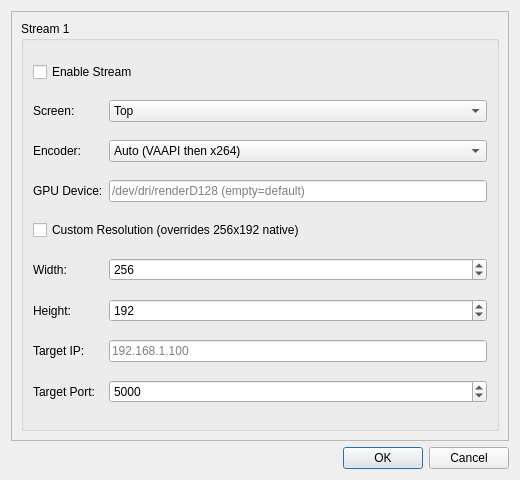
<?xml version="1.0" encoding="UTF-8"?>
<ui version="4.0">
 <class>StreamingSettingsDialog</class>
 <widget class="QDialog" name="StreamingSettingsDialog">
  <property name="geometry">
   <rect>
    <x>0</x>
    <y>0</y>
    <width>520</width>
    <height>480</height>
   </rect>
  </property>
  <property name="windowTitle">
   <string>Streaming settings - melonDS</string>
  </property>
  <layout class="QVBoxLayout" name="verticalLayout">
   <item>
    <widget class="QScrollArea" name="scrollArea">
     <property name="widgetResizable">
      <bool>true</bool>
     </property>
     <widget class="QWidget" name="scrollContents">
      <layout class="QVBoxLayout" name="scrollLayout">
       <item>
        <widget class="QGroupBox" name="stream1_group">
         <property name="title">
          <string>Stream 1</string>
         </property>
         <layout class="QGridLayout" name="gridLayout1">
          <item row="0" column="0" colspan="2">
           <widget class="QCheckBox" name="streaming_enabled_check">
            <property name="text">
             <string>Enable Stream</string>
            </property>
           </widget>
          </item>
          <item row="1" column="0">
           <widget class="QLabel" name="streaming_screen_label">
            <property name="text">
             <string>Screen:</string>
            </property>
           </widget>
          </item>
          <item row="1" column="1">
           <widget class="QComboBox" name="streaming_screen_combo">
            <item>
             <property name="text"><string>Top</string></property>
            </item>
            <item>
             <property name="text"><string>Bottom</string></property>
            </item>
           </widget>
          </item>
          <item row="2" column="0">
           <widget class="QLabel" name="streaming_encoder_label">
            <property name="text">
             <string>Encoder:</string>
            </property>
           </widget>
          </item>
          <item row="2" column="1">
           <widget class="QComboBox" name="streaming_encoder_combo">
            <item><property name="text"><string>Auto (VAAPI then x264)</string></property></item>
            <item><property name="text"><string>VAAPI</string></property></item>
            <item><property name="text"><string>VAAPI Low Power</string></property></item>
            <item><property name="text"><string>x264 (Software)</string></property></item>
            <item><property name="text"><string>OpenH264 (Software)</string></property></item>
           </widget>
          </item>
          <item row="3" column="0">
           <widget class="QLabel" name="streaming_gpu_label">
            <property name="text"><string>GPU Device:</string></property>
           </widget>
          </item>
          <item row="3" column="1">
           <widget class="QLineEdit" name="streaming_gpu_edit">
            <property name="placeholderText">
             <string>/dev/dri/renderD128 (empty=default)</string>
            </property>
           </widget>
          </item>
          <item row="4" column="0" colspan="2">
           <widget class="QCheckBox" name="streaming_custom_res_check">
            <property name="text">
             <string>Custom Resolution (overrides 256x192 native)</string>
            </property>
           </widget>
          </item>
          <item row="5" column="0">
           <widget class="QLabel" name="streaming_width_label">
            <property name="text"><string>Width:</string></property>
           </widget>
          </item>
          <item row="5" column="1">
           <widget class="QSpinBox" name="streaming_width_spin">
            <property name="minimum"><number>64</number></property>
            <property name="maximum"><number>3840</number></property>
            <property name="value"><number>256</number></property>
           </widget>
          </item>
          <item row="6" column="0">
           <widget class="QLabel" name="streaming_height_label">
            <property name="text"><string>Height:</string></property>
           </widget>
          </item>
          <item row="6" column="1">
           <widget class="QSpinBox" name="streaming_height_spin">
            <property name="minimum"><number>64</number></property>
            <property name="maximum"><number>2160</number></property>
            <property name="value"><number>192</number></property>
           </widget>
          </item>
          <item row="7" column="0">
           <widget class="QLabel" name="target_ip_label">
            <property name="text"><string>Target IP:</string></property>
           </widget>
          </item>
          <item row="7" column="1">
           <widget class="QLineEdit" name="target_ip_edit">
            <property name="placeholderText"><string>192.168.1.100</string></property>
           </widget>
          </item>
          <item row="8" column="0">
           <widget class="QLabel" name="target_port_label">
            <property name="text"><string>Target Port:</string></property>
           </widget>
          </item>
          <item row="8" column="1">
           <widget class="QSpinBox" name="target_port_spin">
            <property name="minimum"><number>1</number></property>
            <property name="maximum"><number>65535</number></property>
            <property name="value"><number>5000</number></property>
           </widget>
          </item>
         </layout>
        </widget>
       </item>
      </layout>
     </widget>
    </widget>
   </item>
   <item>
    <widget class="QDialogButtonBox" name="buttonBox">
     <property name="orientation">
      <enum>Qt::Horizontal</enum>
     </property>
     <property name="standardButtons">
      <set>QDialogButtonBox::Ok|QDialogButtonBox::Cancel</set>
     </property>
    </widget>
   </item>
  </layout>
 </widget>
 <connections>
  <connection>
   <sender>buttonBox</sender>
   <signal>accepted()</signal>
   <receiver>StreamingSettingsDialog</receiver>
   <slot>accept()</slot>
  </connection>
  <connection>
   <sender>buttonBox</sender>
   <signal>rejected()</signal>
   <receiver>StreamingSettingsDialog</receiver>
   <slot>reject()</slot>
  </connection>
 </connections>
</ui>
